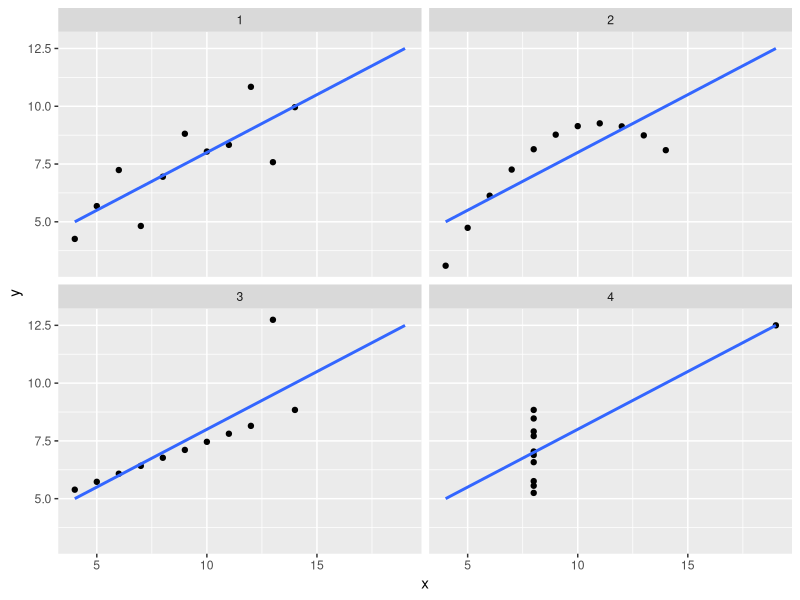

This figure's R source:
## ---- chunk 1

## ---- chunk 2
knitr::opts_chunk$set(echo = TRUE, warning = FALSE, message = FALSE)
require(tidyverse)
## ---- chunk 3
anscombe
## ---- chunk 4
anscombe %>%
  tibble::rownames_to_column("id") %>%
  tidyr::gather(key, value, -id) %>%
  tidyr::separate(key, c("axis", "group"), 1L) %>%
  tidyr::spread(axis, value) %>% 
  dplyr::select(-id) %>%
  dplyr::group_by(group) %>%
  dplyr::summarise(x_mean = round(mean(x), 2), y_mean = round(mean(y), 2),
                   x_sd = round(sd(x), 2), y_sd = round(sd(y), 2),
                   cor_xy = round(cor(x, y), 2), cov_xy = round(cov(x, y), 2)) %>% 
  dplyr::rename(`平均値(x)` = x_mean, `平均値(y)` = y_mean,
                `分散(x)` = x_sd, `分散(y)` = y_sd,
                `相関係数` = cor_xy, `共分散` = cov_xy, `グループ` = group)
## ---- chunk 5
anscombe %>%
  tibble::rownames_to_column("id") %>%
  tidyr::gather(key, value, -id) %>%
  tidyr::separate(key, c("axis", "group"), 1) %>%
  tidyr::spread(axis, value) %>% 
  ggplot2::ggplot(ggplot2::aes(x, y))+
    ggplot2::geom_point()+
    ggplot2::geom_smooth(method = lm, se = FALSE, fullrange = TRUE)+
    ggplot2::facet_wrap(~ group, nrow = 2)
## ---- chunk 6
anscombe
## ---- chunk 7
anscombe %>%
  tibble::rownames_to_column("id")
## ---- chunk 8
anscombe %>%
  tibble::rownames_to_column("id") %>%
  tidyr::gather(key = axis, value, -id)
## ---- chunk 9
anscombe %>%
  tibble::rownames_to_column("id") %>%
  tidyr::gather(key = axis, value, -id) %>%
  tidyr::separate(axis, c("axis", "group"), 1)
## ---- chunk 10
anscombe %>%
  tibble::rownames_to_column("id") %>%
  tidyr::gather(key = axis, value, -id) %>%
  tidyr::separate(axis, c("axis", "group"), 1) %>%
  tidyr::spread(axis, value)
## ---- chunk 11
anscombe %>%
  tibble::rownames_to_column("id") %>%
  tidyr::gather(key, value, -id) %>%
  tidyr::separate(key, c("axis", "group"), 1) %>%
  tidyr::spread(axis, value) %>% 
  dplyr::select(-id)
## ---- chunk 12

